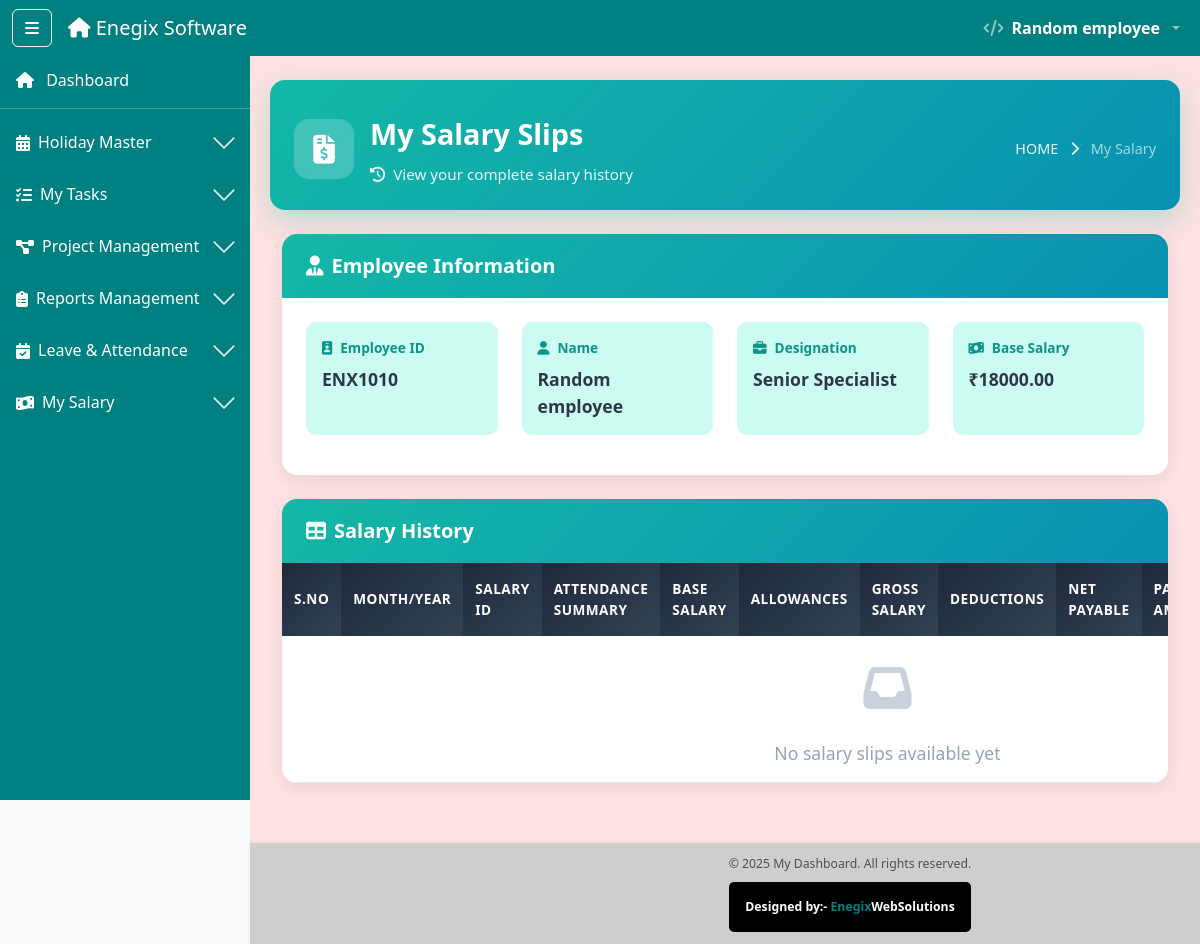
Page /my-salary-slips/ (signed in) on the committed database.
### software_app/models.py (models this page shows, shortened)
class Employee(models.Model):
    GENDER_CHOICES = (
        ('male', 'Male'),
        ('female', 'Female'),
        ('other', 'Other'),
    )
    ROLE_CHOICES = (
        ('admin', 'Admin'),
        ('hr', 'HR'),
        ('sales', 'Sales'),
        ('developer', 'Developer'),
        ('seos', 'Seos'),
        ('digital_marketing', 'Digital Marketing'),
    )
    employee_id = models.CharField(max_length=10, unique=True, editable=False)
    full_name = models.CharField(max_length=100)
    email = models.EmailField(unique=True)
    mobile = models.CharField(max_length=10, default="9191919191")
    dob = models.DateField()
    gender = models.CharField(max_length=10, choices=GENDER_CHOICES)
    profile_pic = models.ImageField(upload_to='employee_profiles/', blank=True, null=True)
    username = models.CharField(max_length=50, unique=True)
    password = models.CharField(max_length=255)
    address_line = models.TextField()
    city = models.CharField(max_length=50)
    state = models.CharField(max_length=50)
    pincode = models.CharField(max_length=10)
    emergency_contact_name = models.CharField(max_length=100)
    emergency_contact_number = models.CharField(max_length=15)
    emergency_contact_relation = models.CharField(max_length=50)
    role = models.CharField(max_length=20, choices=ROLE_CHOICES)
    designation = models.CharField(max_length=100)
    base_salary = models.DecimalField(
        max_digits=10,
        decimal_places=2,
        default=0,
        help_text="Monthly base salary"
    )
    resume = models.FileField(upload_to='employee_resumes/', blank=True, null=True)
    account_number = models.CharField(max_length=20, blank=True, null=True)
    ifsc_code = models.CharField(max_length=11, blank=True, null=True)
    account_holder_name = models.CharField(max_length=100, blank=True, null=True)
    bank_name = models.CharField(max_length=100, blank=True, null=True)
    bank_address = models.TextField(blank=True, null=True)
    is_in_training = models.BooleanField(
        default=False,
        help_text="First 7 ACTUAL training days (excluding holidays/absents)"
    )
    training_start_date = models.DateField(
        null=True,
        blank=True,
        help_text="Date when employee joined"
    )
    training_per_day_salary = models.DecimalField(
        max_digits=10,
        decimal_places=2,
        default=100.00,
        help_text="Daily salary during training (₹100)"
    )
    is_active = models.BooleanField(default=True)
    is_blocked = models.BooleanField(default=False)
    blocked_by = models.ForeignKey(
        'AdminUser',
        null=True,
        blank=True,
        on_delete=models.SET_NULL,
        related_name="blocked_employees"
    )
    blocked_at = models.DateTimeField(null=True, blank=True)
    created_at = models.DateTimeField(auto_now_add=True)
    updated_at = models.DateTimeField(auto_now=True)

### software_app/decorators.py (the view)
        @wraps(view_func)
        def wrapper(request, *args, **kwargs):
            if 'user_id' not in request.session:
                messages.error(request, 'Please login first!')
                return redirect('login')
            user_role = request.session.get('role')
            if user_role not in allowed_roles:
                messages.error(request, 'You do not have permission to access this page!')
                return redirect('dashboard')
            return view_func(request, *args, **kwargs)

### software_app/context_processors.py (called while the page is built)
def user_context(request):
    return {
        'session_user_name': request.session.get('full_name', ''),
        'session_user_role': request.session.get('role', ''),
        'session_user_email': request.session.get('email', ''),
        'is_logged_in': 'user_id' in request.session,
    }

### software_app/views.py (called while the page is built)
@check_blocked_user
@login_required
@role_required(['hr', 'sales', 'developer', 'seos','digital_marketing' ,'admin'])
def my_salary_slips(request):
    user_id = request.session.get('user_id')
    employee = get_object_or_404(Employee, id=user_id)
    salaries = MonthlySalary.objects.filter(
        employee=employee,
        is_saved=True
    ).order_by('-year', '-month')
    return render(request, 'Salary/my_salary_slips.html', {
        'salaries': salaries,
        'employee': employee
    })

### software_app/templates/Salary/my_salary_slips.html (shortened to what this page needs)
{% extends 'base2.html' %}
{% load static %}
{% block content %}
<div class="ribbon-header-enhanced d-flex justify-content-between align-items-center px-4 pb-4 mb-4">
  <div class="d-flex align-items-center">
    <div class="icon-wrapper me-3">
      <i class="fas fa-file-invoice-dollar"></i>
    </div>
    <div>
      <div class="page-title">My Salary Slips</div>
      <div class="page-subtitle">
        <i class="fas fa-history me-2"></i>View your complete salary history
      </div>
    </div>
  </div>
  <div class="breadcrumb-modern">
    <span class="breadcrumb-item">HOME</span>
    <i class="fas fa-chevron-right mx-2"></i>
    <span class="breadcrumb-item active">My Salary</span>
  </div>
</div>
<div class="container-fluid mt-2 mb-4">
  <div class="card modern-card">
    <div class="card-header-modern">
      <h5 class="mb-0">
        <i class="fas fa-user-tie me-2"></i>Employee Information
      </h5>
    </div>
    <div class="card-body p-4">
      <div class="row">
        <div class="col-md-3 mb-3">
          <div class="info-item">
            <div class="info-label">
              <i class="fas fa-id-badge me-2"></i>Employee ID
            </div>
            <div class="info-value">{{ employee.employee_id }}</div>
          </div>
        </div>
        <div class="col-md-3 mb-3">
          <div class="info-item">
            <div class="info-label">
              <i class="fas fa-user me-2"></i>Name
            </div>
            <div class="info-value">{{ employee.full_name }}</div>
          </div>
        </div>
        <div class="col-md-3 mb-3">
          <div class="info-item">
            <div class="info-label">
              <i class="fas fa-briefcase me-2"></i>Designation
            </div>
            <div class="info-value">{{ employee.designation }}</div>
          </div>
        </div>
        <div class="col-md-3 mb-3">
          <div class="info-item">
            <div class="info-label">
              <i class="fas fa-money-bill-wave me-2"></i>Base Salary
            </div>
            <div class="info-value">₹{{ employee.base_salary|floatformat:2 }}</div>
          </div>
        </div>
      </div>
    </div>
  </div>
</div>
<div class="container-fluid">
  <div class="card modern-card">
    <div class="card-header-modern">
      <h5 class="mb-0">
        <i class="fas fa-table me-2"></i>Salary History
      </h5>
    </div>
    <div class="card-body p-0">
      <div class="table-responsive">
        <table class="modern-table" id="salaryTable">
          <thead>
            <tr>
              <th>S.No</th>
              <th>Month/Year</th>
              <th>Salary ID</th>
              <th>Attendance Summary</th>
              <th>Base Salary</th>
              <th>Allowances</th>
              <th>Gross Salary</th>
              <th>Deductions</th>
              <th>Net Payable</th>
              <th>Paid Amount</th>
            </tr>
          </thead>
          <tbody>
            {% if salaries %}
              {% for salary in salaries %}
              <tr data-net-payable="{{ salary.net_payable }}"
                  data-paid="{{ salary.paid_amount }}"
                  data-balance="{{ salary.remaining_balance }}"
                  data-present="{{ salary.total_present }}"
                  data-absent="{{ salary.total_absent }}"
                  data-half-days="{{ salary.total_half_days }}"
                  data-leaves="{{ salary.total_leaves }}"
                  data-holidays="{{ salary.total_holidays|default:0 }}"
                  data-lwp="{{ salary.total_lwp|default:0 }}"
                  data-training="{{ salary.total_training|default:0 }}">
                <td>{{ forloop.counter }}</td>
                <td class="month-cell">{{ salary.month }}/{{ salary.year }}</td>
                <td class="id-cell">{{ salary.salary_id }}</td>
                <td class="attendance-cell">
                  <div class="attendance-badges">
                    <span class="status-badge present">{{ salary.total_present }}</span>
                    <span class="status-badge absent">{{ salary.total_absent }}</span>
                    <span class="status-badge half-day">{{ salary.total_half_days }}</span>
                    <span class="status-badge leave">{{ salary.total_leaves }}</span>
                    {% if salary.total_holidays > 0 %}
                    <span class="status-badge holiday">{{ salary.total_holidays }}</span>
                    {% endif %}
                    {% if salary.total_lwp > 0 %}
                    <span class="status-badge lwp">{{ salary.total_lwp }}</span>
                    {% endif %}
                    {% if salary.total_training > 0 %}
                    <span class="status-badge training">{{ salary.total_training }}</span>
                    {% endif %}
                  </div>
                </td>
                <td class="amount-cell">₹{{ salary.base_salary|floatformat:2 }}</td>
                <td class="allowances-cell">
                  <div class="allowance-item">
                    <span class="allowance-label">Bonus:</span>
                    <span class="allowance-value">₹{{ salary.bonus|floatformat:2 }}</span>
                  </div>
                  <div class="allowance-item">
                    <span class="allowance-label">Travel:</span>
                    <span class="allowance-value">₹{{ salary.travel_allowance|floatformat:2 }}</span>
                  </div>
                  {% if salary.total_training > 0 %}
                  <div class="allowance-item">
                    <span class="allowance-label">Training:</span>
                    <span class="allowance-value">₹{% widthratio salary.total_training 1 100 %}</span>
                  </div>
                  {% endif %}
                </td>
                <td class="amount-cell gross-cell">₹{{ salary.gross_salary|floatformat:2 }}</td>
                <td class="deductions-cell">
                  <div class="deduction-item">
                    <span class="deduction-label">PF:</span>
                    <span class="deduction-value">₹{{ salary.pf_amount|floatformat:2 }}</span>
                  </div>
                  <div class="deduction-item">
                    <span class="deduction-label">ESI:</span>
                    <span class="deduction-value">₹{{ salary.esi_amount|floatformat:2 }}</span>
                  </div>
                  <div class="deduction-item total">
                    <span class="deduction-label">Total:</span>
                    <span class="deduction-value">₹{{ salary.total_deductions|floatformat:2 }}</span>
                  </div>
                </td>
                <td class="amount-cell net-cell">₹{{ salary.net_payable|floatformat:2 }}</td>
                <td class="amount-cell">₹{{ salary.paid_amount|floatformat:2 }}</td>
                <td class="amount-cell {% if salary.remaining_balance >= 0 %}positive{% else %}negative{% endif %}">
                  ₹{{ salary.remaining_balance|floatformat:2 }}
                </td>
                <td class="date-cell">{{ salary.payment_date|date:"d-M-Y"|default:"-" }}</td>
                <td class="action-cell">
                  <a href="{% url 'view_salary_slip' salary.id %}" class="btn-action" target="_blank">
                    <i class="fas fa-file-pdf"></i> View
                  </a>
                </td>
              </tr>
              {% endfor %}
            {% else %}
              <tr>
                <td colspan="13" class="empty-state">
                  <div class="empty-icon">
                    <i class="fas fa-inbox"></i>
                  </div>
                  <div class="empty-text">No salary slips available yet</div>
                </td>
              </tr>
            {% endif %}
          </tbody>
        </table>
      </div>
    </div>
  </div>
</div>
{% endblock %}

### software_app/templates/navbar2.html (shortened to what this page needs)
{% load static %}
<nav class="navbar navbar-expand-lg navbar-dark table-title-bar fixed-top">
  <div class="container-fluid">
    <button class="btn btn-outline-light me-3" id="sidebarToggle">
      <i class="fas fa-bars"></i>
    </button>
    <a class="navbar-brand" href="{% url 'dashboard' %}">
      <i class="fa-solid fa-house"></i> Enegix Software
    </a>
    <ul class="navbar-nav ms-auto">
      <li class="nav-item dropdown">
        <a class="nav-link dropdown-toggle d-flex align-items-center gap-2"
           href="#"
           role="button"
           data-bs-toggle="dropdown">
          {% if request.session.role == 'super_admin' %}
            <i class="fas fa-user-shield fw-bold"></i>
          {% elif request.session.role == 'admin' or request.session.role == 'hr' %}
            <i class="fas fa-user-tie fw-bold"></i>
          {% elif request.session.role == 'developer' %}
            <i class="fas fa-code fw-bold"></i>
          {% elif request.session.role == 'sales' %}
            <i class="fas fa-chart-line fw-bold"></i>
          {% elif request.session.role == 'seos' %}
            <i class="fas fa-search fw-bold"></i>
          {% elif request.session.role == 'digital_marketing' %}
            <i class="fas fa-bullhorn fw-bold"></i>
          {% else %}
            <i class="fas fa-user-circle"></i>
          {% endif %}
          <span class="text-white fw-bold">
            {{ request.session.full_name }}
          </span>
        </a>
      </li>
    </ul>
  </div>
</nav>

### software_app/static/css/style.css (style rules this page uses)
body { min-height: 100vh; background-color: #f8f9fa; transition: margin-left 0.3s ease; display: flex; flex-direction: column; }
html, body { overflow-x: hidden; width: 100%; }
.navbar { z-index: 1100; position: fixed; top: 0; left: 0; right: 0; }
.table-title-bar { background-color:#008080; }

### software_app/templates/Salary/my_salary_slips.html (style rules this page uses)
:root { --teal-primary: #14b8a6; --teal-dark: #0d9488; --teal-light: #5eead4; --teal-lighter: #ccfbf1; --gradient-start: #14b8a6; --gradient-end: #0891b2; }
.ribbon-header-enhanced { background: linear-gradient(135deg, var(--gradient-start) 0%, var(--gradient-end) 100%); border-radius: 15px; padding: 2rem; color: white; box-shadow: 0 10px 30px rgba(20, 184, 166, 0.3); margin-bottom: 2rem; }
.icon-wrapper { width: 60px; height: 60px; background: rgba(255,255,255,0.2); border-radius: 15px; display: flex; align-items: center; justify-content: center; font-size: 1.8rem; }
.page-title { font-size: 1.8rem; font-weight: 700; margin-bottom: 0.5rem; }
.page-subtitle { font-size: 0.95rem; opacity: 0.9; font-weight: 400; }
.breadcrumb-modern { color: rgba(255,255,255,0.9); font-size: 0.9rem; font-weight: 500; }
.breadcrumb-item.active { opacity: 0.7; }
.modern-card { border: none; border-radius: 15px; box-shadow: 0 5px 20px rgba(0,0,0,0.08); overflow: hidden; transition: all 0.3s ease; }
.card-header-modern { background: linear-gradient(135deg, var(--gradient-start) 0%, var(--gradient-end) 100%); color: white; padding: 1.25rem 1.5rem; border: none; }
.card-header-modern h5 { margin: 0; font-weight: 600; display: flex; align-items: center; }
.info-item { background: var(--teal-lighter); border-radius: 10px; padding: 1rem; height: 100%; transition: all 0.3s ease; }
.info-label { font-weight: 600; font-size: 0.85rem; color: var(--teal-dark); margin-bottom: 0.5rem; }
.info-value { font-size: 1.1rem; font-weight: 700; color: #2d3748; }
.modern-table { width: 100%; border-collapse: separate; border-spacing: 0; }
.modern-table thead th { background: linear-gradient(135deg, #1e293b 0%, #334155 100%); color: white; padding: 1rem 0.75rem; font-weight: 600; font-size: 0.85rem; text-transform: uppercase; letter-spacing: 0.5px; border: none; }
.modern-table tbody td { padding: 1rem 0.75rem; border-bottom: 1px solid #e2e8f0; font-size: 0.9rem; vertical-align: middle; }
.modern-table tbody tr { transition: all 0.2s ease; }
.empty-state { padding: 3rem; text-align: center; color: #94a3b8; }
.empty-icon { font-size: 3rem; margin-bottom: 1rem; opacity: 0.5; }
.empty-text { font-size: 1.1rem; font-weight: 500; }

### rows in the picture
Employee: session.full_name "Random employee", employee_id "ENX1010", full_name "Random employee", designation "Senior Specialist", base_salary "18000.00"
